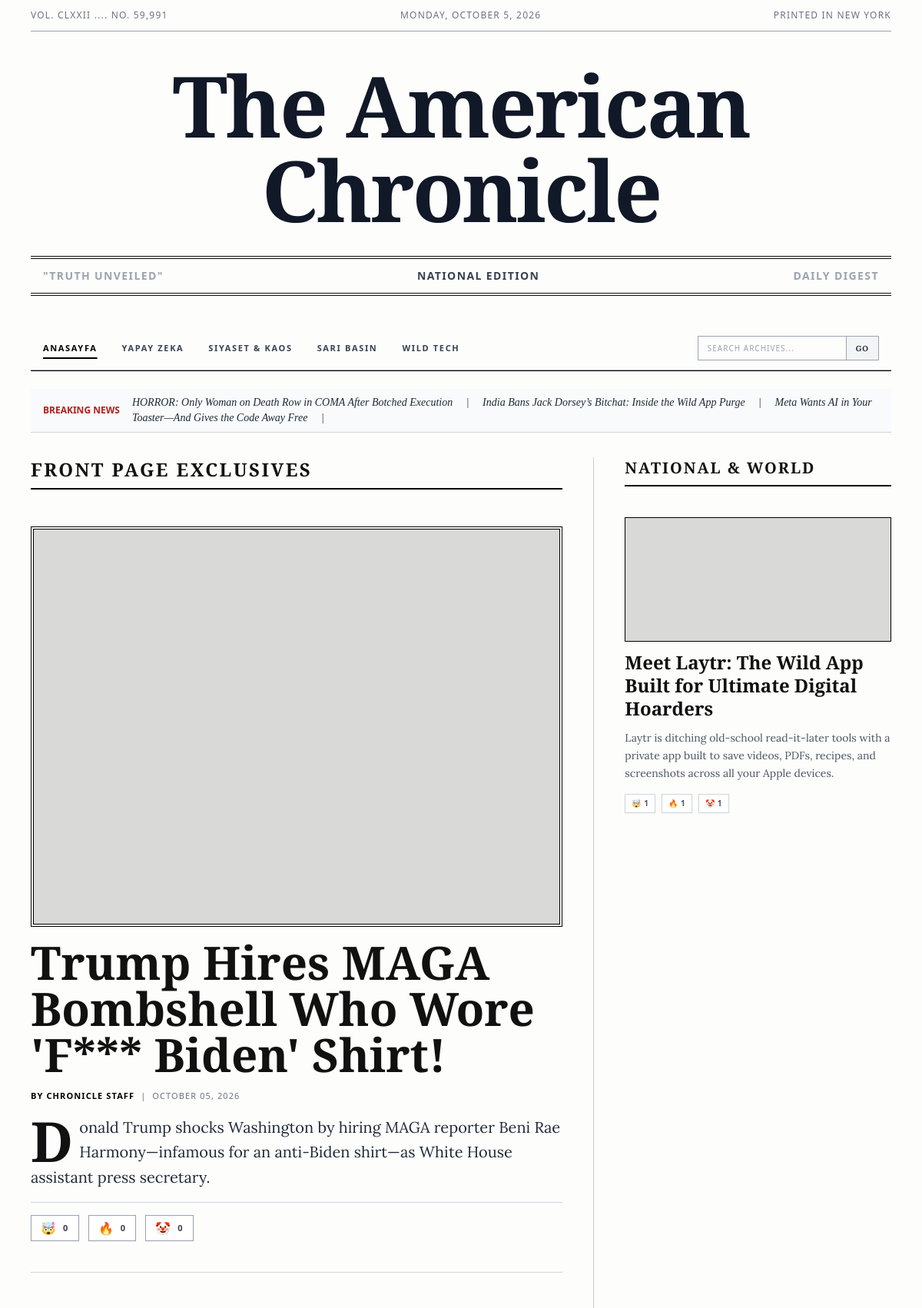
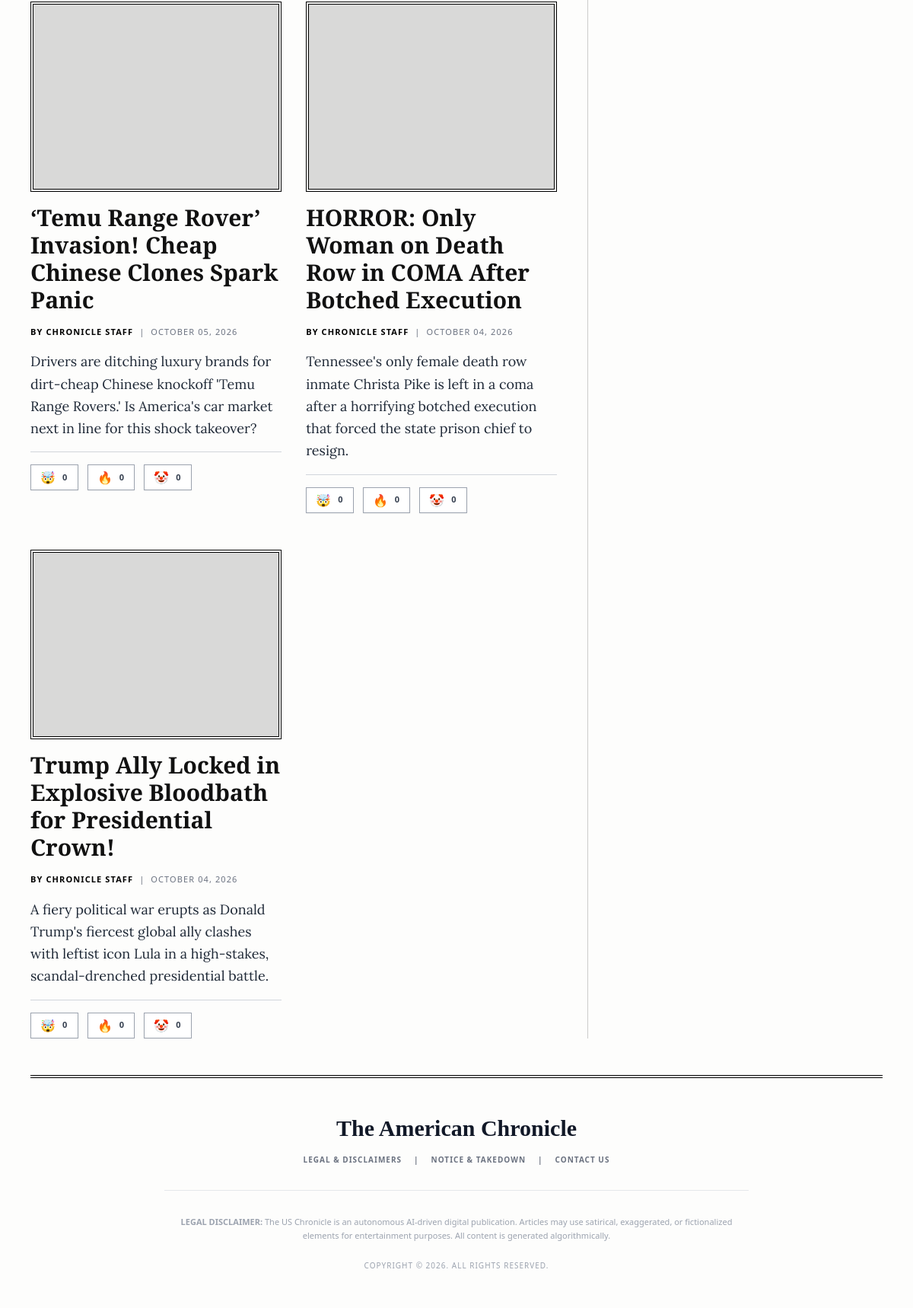
The page / on the database its author committed (2 pictures, top to bottom).
### app/models.py (models this page shows)
class NewsArticle(Base):
    __tablename__ = "news_articles"
    id = Column(Integer, primary_key=True, index=True)
    title = Column(String, nullable=False)
    slug = Column(String, unique=True, index=True, nullable=False)
    content = Column(Text, nullable=False)
    original_url = Column(String, unique=True, index=True, nullable=False)
    seo_description = Column(String, nullable=True)
    is_bizarre = Column(Boolean, default=False)
    is_breaking = Column(Boolean, default=False)
    published_at = Column(DateTime(timezone=True), nullable=True)
    created_at = Column(DateTime(timezone=True), server_default=func.now())
    reaction_shock = Column(Integer, default=0)
    reaction_fire = Column(Integer, default=0)
    reaction_clown = Column(Integer, default=0)
    image_url = Column(String, nullable=True)

### app/routers/frontend.py (the view)
@router.get("/")
def read_index(request: Request, db: Session = Depends(get_db)):
    latest_articles = db.query(NewsArticle).filter(NewsArticle.is_bizarre == False).order_by(NewsArticle.published_at.desc()).limit(12).all()
    breaking_articles = db.query(NewsArticle).filter(NewsArticle.is_breaking == True).order_by(NewsArticle.published_at.desc()).limit(3).all()
    bizarre_articles = db.query(NewsArticle).filter(NewsArticle.is_bizarre == True).order_by(NewsArticle.published_at.desc()).limit(4).all()
    return templates.TemplateResponse(
        request,
        "index.html",
        {
            "articles": latest_articles,
            "breaking": breaking_articles,
            "bizarre": bizarre_articles,
            "category": None
        }
    )

### app/templates/index.html (shortened to what this page needs)
<!DOCTYPE html>
<html lang="en">
<head>
    <script src="https://cdn.tailwindcss.com"></script>
</head>
<body class="min-h-screen flex flex-col antialiased selection:bg-gray-300">
    <div class="max-w-7xl mx-auto w-full px-4 lg:px-10 bg-[#fdfdfc] shadow-2xl min-h-screen">
        <div class="flex justify-between items-center py-3 border-b border-gray-400 text-[10px] sm:text-xs uppercase tracking-widest font-sans text-gray-500">
            <span class="hidden sm:inline">Vol. CLXXII .... No. 59,991</span>
            <span id="current-date"></span>
            <span>Printed in New York</span>
        </div>
        <header class="text-center py-10">
            <h1 class="masthead text-6xl sm:text-8xl md:text-[110px] leading-none font-black tracking-tight text-gray-900">
                The American Chronicle
            </h1>
            <div class="double-border mt-8 py-3 flex justify-between items-center px-4 font-sans text-xs sm:text-sm uppercase font-bold text-gray-700 tracking-widest">
                <span class="hidden md:inline text-gray-400">"Truth Unveiled"</span>
                <span>National Edition</span>
                <span class="hidden md:inline text-gray-400">Daily Digest</span>
            </div>
        </header>
        <nav class="border-b border-gray-400 py-3 mb-6 relative flex flex-col lg:flex-row justify-between items-center gap-4 px-2 sm:px-4">
            <div class="absolute bottom-0 left-0 w-full h-[1px] bg-black translate-y-[2px]"></div>
            <ul class="flex flex-wrap justify-center lg:justify-start lg:gap-8 items-center gap-4 text-[10px] sm:text-[11px] uppercase tracking-[0.15em] font-bold text-gray-700 font-sans flex-1">
                <li><a href="/" class="hover:text-black hover:underline decoration-2 underline-offset-8 transition-all {% if not category and not search_query %}text-black underline{% endif %}">Anasayfa</a></li>
                <li><a href="/category/yapay-zeka" class="hover:text-black hover:underline decoration-2 underline-offset-8 transition-all {% if category == 'yapay-zeka' %}text-black underline{% endif %}">Yapay Zeka</a></li>
                <li><a href="/category/siyaset" class="hover:text-black hover:underline decoration-2 underline-offset-8 transition-all {% if category == 'siyaset' %}text-black underline{% endif %}">Siyaset & Kaos</a></li>
                <li><a href="/category/sari-basin" class="hover:text-black hover:underline decoration-2 underline-offset-8 transition-all {% if category == 'sari-basin' %}text-black underline{% endif %}">Sarı Basın</a></li>
                <li><a href="/category/wild-tech" class="hover:text-black hover:underline decoration-2 underline-offset-8 transition-all {% if category == 'wild-tech' %}text-black underline{% endif %}">Wild Tech</a></li>
            </ul>
            <form action="/search" method="GET" class="flex border border-gray-400 focus-within:border-black transition w-full lg:w-auto h-8 relative z-10 bg-[#fdfdfc]">
                <input type="text" name="q" placeholder="SEARCH ARCHIVES..." value="{{ search_query or '' }}" class="w-full lg:w-48 bg-transparent px-3 text-[10px] outline-none font-sans uppercase tracking-widest placeholder-gray-400 text-gray-800">
                <button type="submit" class="bg-gray-100 border-l border-gray-400 px-3 hover:bg-gray-200 text-[10px] uppercase font-bold tracking-widest transition text-gray-800">GO</button>
            </form>
        </nav>
        {% if breaking %}
        <div class="bg-gray-50 border-b border-gray-300 py-2 px-4 flex items-center gap-4 overflow-hidden mb-8">
            <span class="font-bold text-red-700 uppercase font-sans text-xs whitespace-nowrap">Breaking News</span>
            <marquee class="font-serif italic text-sm text-gray-800" scrollamount="6">
                {% for b in breaking %}
                    <a href="{{ b.original_url }}"  class="hover:underline">{{ b.title }}</a> &nbsp;&nbsp;&nbsp;&nbsp;|&nbsp;&nbsp;&nbsp;&nbsp;
                {% endfor %}
            </marquee>
        </div>
        {% else %}
        <div class="mb-8"></div>
        {% endif %}
        <main class="pb-12 grid grid-cols-1 lg:grid-cols-12 gap-10 relative">
            <div class="lg:col-span-8 col-divider lg:pr-10 space-y-12">
                <div class="border-b-2 border-black pb-2 mb-8">
                    {% if search_query %}
                    <h2 class="text-xl md:text-2xl font-black uppercase tracking-widest text-red-700">Archives: "{{ search_query }}"</h2>
                    {% else %}
                    <h2 class="text-2xl font-black uppercase tracking-widest">Front Page Exclusives</h2>
                    {% endif %}
                </div>
                {% if bizarre %}
                    <div class="grid grid-cols-1 md:grid-cols-2 gap-x-8 gap-y-12">
                        {% for article in bizarre %}
                        <article class="{% if loop.index == 1 %}md:col-span-2 border-b border-gray-300 pb-10{% else %}border-t border-gray-300 pt-8 md:border-t-0 md:pt-0{% endif %}">
                            <a href="/article/{{ article.slug }}"  class="block mb-4 overflow-hidden border-4 border-double border-black">
                                <img src="{{ article.image_url or ('https://picsum.photos/seed/' ~ article.slug ~ '/800/600?grayscale') }}" alt="Article Cover" class="w-full h-auto grayscale contrast-[1.2] hover:grayscale-0 transition duration-700 ease-in-out mix-blend-multiply">
                            </a>
                            <header class="mb-4">
                                <h3 class="text-3xl {% if loop.index == 1 %}md:text-5xl lg:text-6xl{% else %}md:text-3xl{% endif %} font-black leading-tight hover:text-gray-600 transition-colors cursor-pointer">
                                    <a href="/article/{{ article.slug }}" >{{ article.title }}</a>
                                </h3>
                                <div class="text-[11px] uppercase font-sans text-gray-500 mt-4 flex items-center gap-2 tracking-widest">
                                    <span class="font-bold text-black">By Chronicle Staff</span>
                                    <span>|</span>
                                    <span>{{ article.published_at.strftime('%B %d, %Y') if article.published_at else 'Just Published' }}</span>
                                </div>
                            </header>
                            <p class="text-gray-800 leading-relaxed text-lg {% if loop.index == 1 %}drop-cap text-xl{% endif %} mb-4">
                                {{ article.seo_description }}
                            </p>
                            <div class="pt-4 border-t border-gray-300 flex flex-wrap gap-3">
                                <button onclick="event.preventDefault(); submitReaction({{ article.id }}, 'shock', this)" class="flex items-center gap-2 px-3 py-1 bg-white border border-gray-400 hover:bg-gray-100 transition text-[11px] font-sans text-gray-700 uppercase tracking-widest shadow-sm">
                                    <span class="text-base">🤯</span> <span class="font-bold reaction-count">{{ article.reaction_shock or 0 }}</span>
                                </button>
                                <button onclick="event.preventDefault(); submitReaction({{ article.id }}, 'fire', this)" class="flex items-center gap-2 px-3 py-1 bg-white border border-gray-400 hover:bg-gray-100 transition text-[11px] font-sans text-gray-700 uppercase tracking-widest shadow-sm">
                                    <span class="text-base">🔥</span> <span class="font-bold reaction-count">{{ article.reaction_fire or 0 }}</span>
                                </button>
                                <button onclick="event.preventDefault(); submitReaction({{ article.id }}, 'clown', this)" class="flex items-center gap-2 px-3 py-1 bg-white border border-gray-400 hover:bg-gray-100 transition text-[11px] font-sans text-gray-700 uppercase tracking-widest shadow-sm">
                                    <span class="text-base">🤡</span> <span class="font-bold reaction-count">{{ article.reaction_clown or 0 }}</span>
                                </button>
                            </div>
                        </article>
                        {% endfor %}
                    </div>
                {% else %}
                    <div class="text-center py-32 text-gray-400 italic border border-dashed border-gray-300 bg-gray-50">
                        Awaiting dispatches from our correspondents...
                    </div>
                {% endif %}
            </div>
            <div class="lg:col-span-4 space-y-10">
                <div class="border-b-2 border-black pb-2 mb-8">
                    <h2 class="text-xl font-black uppercase tracking-widest">National & World</h2>
                </div>
                {% if articles %}
                    <ul class="space-y-8">
                        {% for article in articles %}
                        <li class="border-b border-gray-200 pb-8 last:border-0">
                            <a href="/article/{{ article.slug }}"  class="block group">
                                <div class="mb-3 overflow-hidden border border-black">
                                    <img src="{{ article.image_url or ('https://picsum.photos/seed/' ~ article.slug ~ '/800/600?grayscale') }}" alt="News Photo" class="w-full h-40 object-cover grayscale contrast-[1.2] group-hover:grayscale-0 transition duration-700 ease-in-out mix-blend-multiply">
                                </div>
                                <h3 class="text-2xl font-bold leading-tight group-hover:text-gray-600 transition-colors mb-3">
                                    {{ article.title }}
                                </h3>
                                <p class="text-sm text-gray-600 line-clamp-4 leading-relaxed mb-4">
                                    {{ article.seo_description or article.content[:150] ~ '...' }}
                                </p>
                                <div class="flex gap-2" onclick="event.preventDefault();">
                                    <button onclick="submitReaction({{ article.id }}, 'shock', this)" class="flex items-center gap-1 px-2 py-1 bg-white border border-gray-300 hover:bg-gray-100 transition text-[10px] font-sans text-gray-600 shadow-sm">
                                        <span>🤯</span> <span class="font-bold reaction-count">{{ article.reaction_shock or 0 }}</span>
                                    </button>
                                    <button onclick="submitReaction({{ article.id }}, 'fire', this)" class="flex items-center gap-1 px-2 py-1 bg-white border border-gray-300 hover:bg-gray-100 transition text-[10px] font-sans text-gray-600 shadow-sm">
                                        <span>🔥</span> <span class="font-bold reaction-count">{{ article.reaction_fire or 0 }}</span>
                                    </button>
                                    <button onclick="submitReaction({{ article.id }}, 'clown', this)" class="flex items-center gap-1 px-2 py-1 bg-white border border-gray-300 hover:bg-gray-100 transition text-[10px] font-sans text-gray-600 shadow-sm">
                                        <span>🤡</span> <span class="font-bold reaction-count">{{ article.reaction_clown or 0 }}</span>
                                    </button>
                                </div>
                            </a>
                        </li>
                        {% endfor %}
                    </ul>
                {% else %}
                    <div class="text-center py-20 text-gray-400 italic text-sm border border-dashed border-gray-300">
                        No standard reports at this hour.
                    </div>
                {% endif %}
            </div>
        </main>
        <footer class="border-t-4 border-double border-black py-12 mt-auto text-center font-sans">
            <h4 class="font-serif font-black text-3xl mb-4 text-gray-900">The American Chronicle</h4>
            <div class="flex justify-center items-center gap-4 text-[10px] text-gray-500 uppercase tracking-widest mb-8 font-bold">
                <a href="/legal" class="hover:text-black hover:underline">Legal & Disclaimers</a>
                <span>|</span>
                <a href="/legal" class="hover:text-black hover:underline">Notice & Takedown</a>
                <span>|</span>
                <a href="mailto:legal@theamericanchronicle.com" class="hover:text-black hover:underline">Contact Us</a>
            </div>
            <div class="max-w-3xl mx-auto text-[11px] text-gray-400 leading-relaxed border-t border-gray-200 pt-8 text-justify md:text-center px-4">
                <strong>LEGAL DISCLAIMER:</strong> The US Chronicle is an autonomous AI-driven digital publication. Articles may use satirical, exaggerated, or fictionalized elements for entertainment purposes. All content is generated algorithmically.
            </div>
            <p class="text-[10px] text-gray-400 uppercase tracking-widest mt-6">Copyright © 2026. All Rights Reserved.</p>
        </footer>
    </div>
</body>
</html>

### app/templates/index.html (style rules this page uses)
body { background-color: #f6f5f0; color: #111; font-family: 'Lora', serif; }
h1, h2, h3, h4, .masthead { font-family: 'Playfair Display', serif; }
.double-border { border-bottom: 4px double #111; border-top: 4px double #111; }
.col-divider { border-right: 1px solid #ccc; }
.drop-cap::first-letter { font-size: 4.5rem; float: left; line-height: 0.8; padding-right: 0.5rem; padding-top: 0.3rem; font-family: 'Playfair Display', serif; font-weight: 900; color: #111; }

### rows shown on the page
NewsArticle: title "HORROR: Only Woman on Death Row in COMA After Botched Execution", published_at "OCTOBER 04, 2026", seo_description "Tennessee's only female death row inmate Christa Pike is left in a coma after a horrifying botched execution that forced the state prison chief to resign.", reaction_shock "0", reaction_fire "0", reaction_clown "0"
NewsArticle: title "India Bans Jack Dorsey’s Bitchat: Inside the Wild App Purge"
NewsArticle: title "Meta Wants AI in Your Toaster—And Gives the Code Away Free"
NewsArticle: title "Trump Hires MAGA Bombshell Who Wore 'F*** Biden' Shirt!", published_at "OCTOBER 05, 2026", seo_description "Donald Trump shocks Washington by hiring MAGA reporter Beni Rae Harmony—infamous for an anti-Biden shirt—as White House assistant press secretary.", reaction_shock "0", reaction_fire "0", reaction_clown "0"
NewsArticle: title "‘Temu Range Rover’ Invasion! Cheap Chinese Clones Spark Panic", published_at "OCTOBER 05, 2026", seo_description "Drivers are ditching luxury brands for dirt-cheap Chinese knockoff 'Temu Range Rovers.' Is America's car market next in line for this shock takeover?", reaction_shock "0", reaction_fire "0", reaction_clown "0"
NewsArticle: title "Trump Ally Locked in Explosive Bloodbath for Presidential Crown!", published_at "OCTOBER 04, 2026", seo_description "A fiery political war erupts as Donald Trump's fiercest global ally clashes with leftist icon Lula in a high-stakes, scandal-drenched presidential battle.", reaction_shock "0", reaction_fire "0", reaction_clown "0"
NewsArticle: title "Meet Laytr: The Wild App Built for Ultimate Digital Hoarders", seo_description "Laytr is ditching old-school read-it-later tools with a private app built to save videos, PDFs, recipes, and screenshots across all your Apple devices.", reaction_shock "1", reaction_fire "1", reaction_clown "1"
